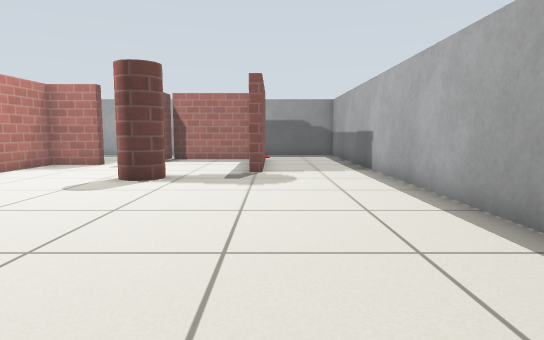
[1] (above)

19 first-person views from a walk through a world built for the Gazebo simulator. The camera is 0.61 m above the floor, tilts 6° down and sees 75° across. The floor is counted in squares, 0.5 m on a side. Each view is taken from the middle of a square. On the plan, view 1 faces up. The plan holds only what a view shows up to about 14 squares ahead; the rest is blank. Simple patterns stand in for the simulator's built-in surfaces.

[2]
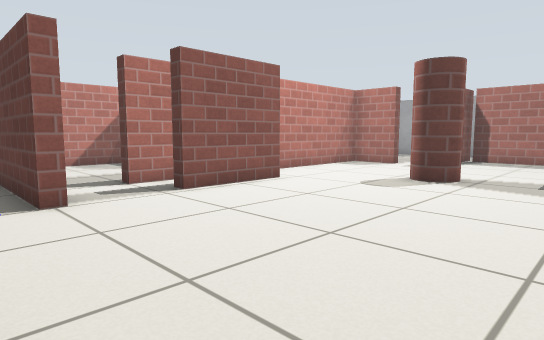

[3]
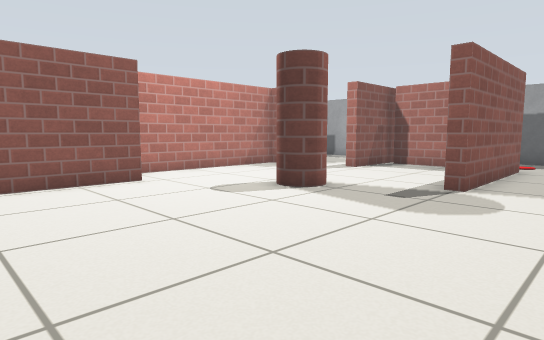

[4]
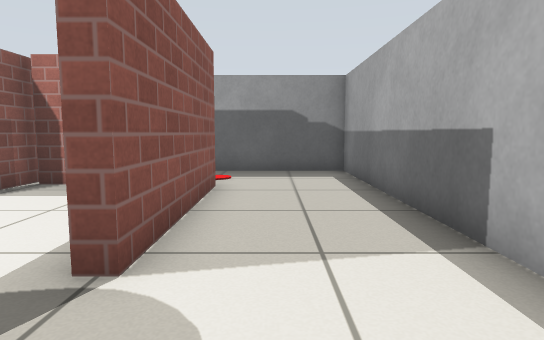

[5]
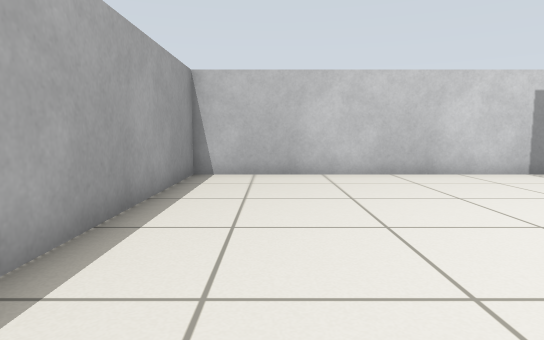

[6]
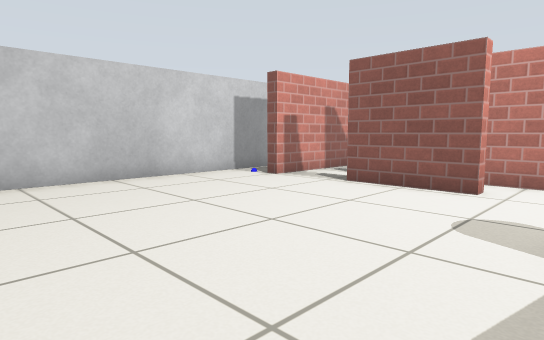

[7]
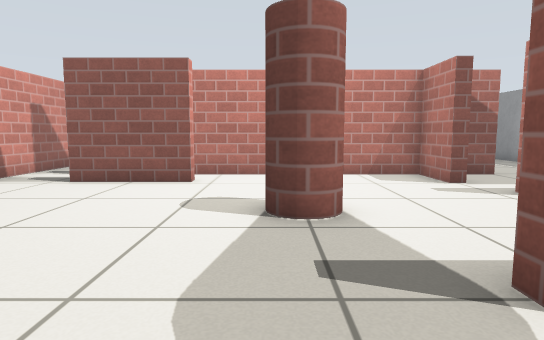

[8]
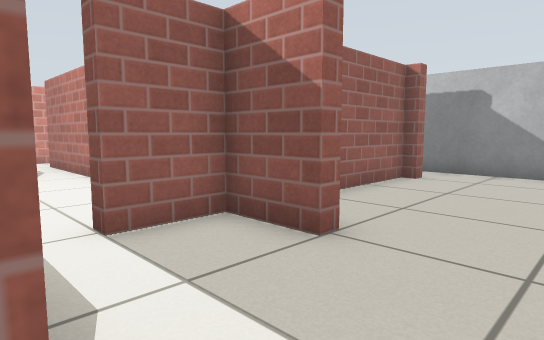

[9]
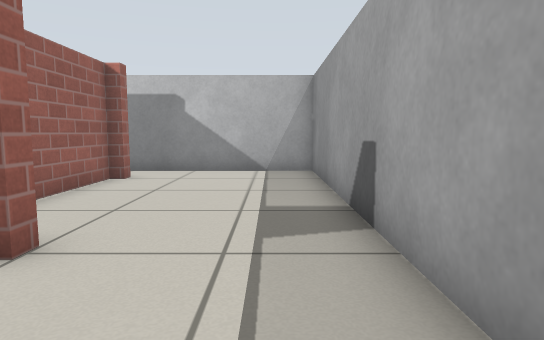

[10]
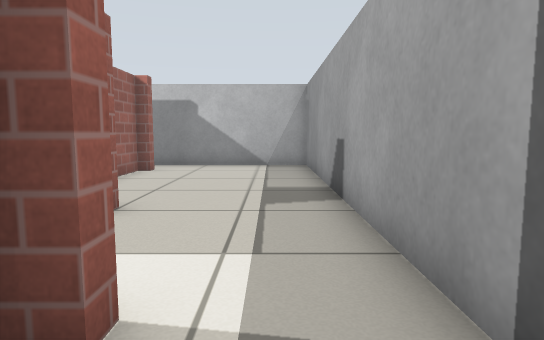

[11]
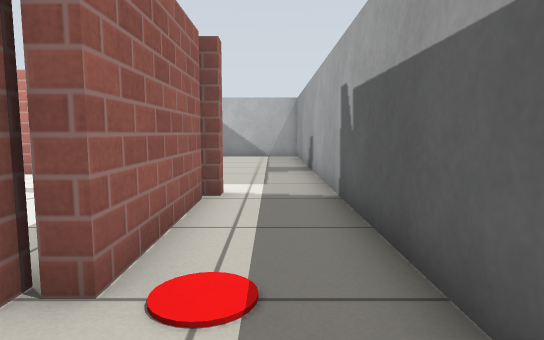

[12]
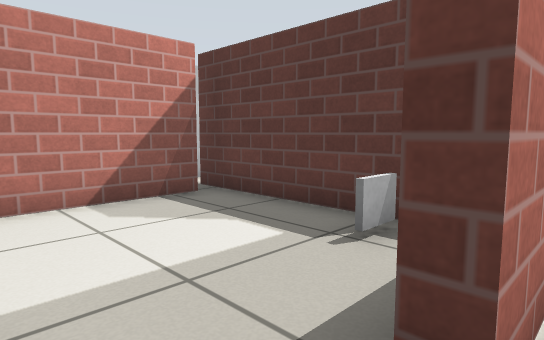

[13]
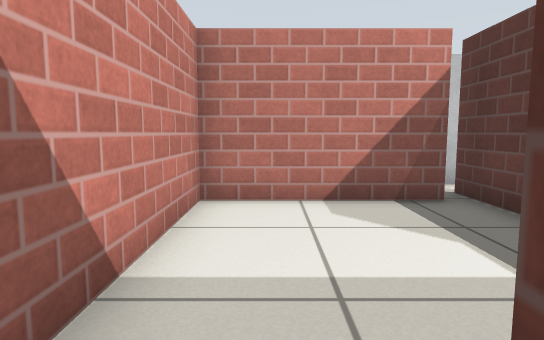

[14]
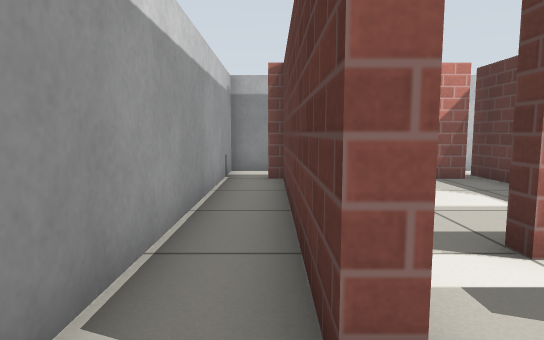

[15]
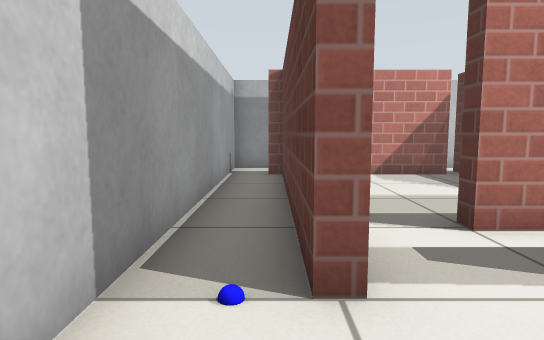

[16]
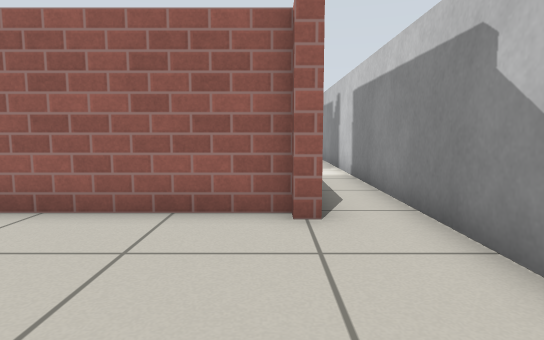

[17]
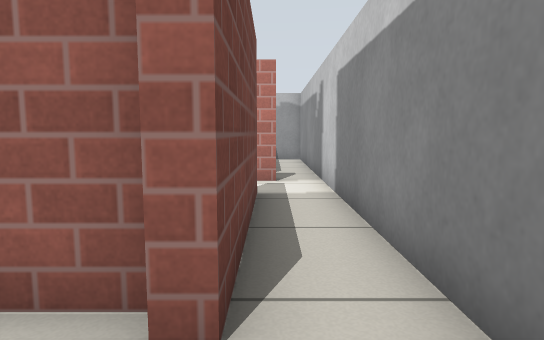

[18]
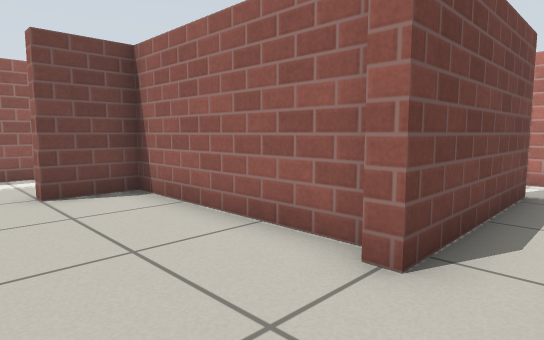

[19]
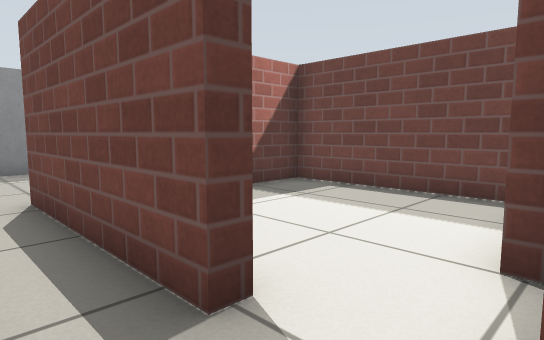

### Floor plan
Ten units are one square. View 1 is at (0, 0); x grows to the right and y downward. Boxes are objects, and circles mark ways between rooms. Rooms are numbered by the first view taken in them; rooms with no view inside come last. Other rooms are left out.
<svg viewBox="-168 -198 206 206">
<path fill="none" stroke="#000" d="M-71 -71 -67 -71 -67 -40 -71 -40M-65 -137 -65 -133 -83 -133 -83 -35M-3 -161 -3 -109 -8 -109M-21 -163 -45 -163M-5 -167 -5 -162M-84 -17 -65 -17 -65 -13M-64 3 33 3 33 -193 6 -193M-48 -170 -48 -140 -52 -140M-52 -170 -48 -170M-52 -149 -52 -156M-45 -167 -5 -167M-147 -141 -143 -141 -143 -137 -87 -137 -87 -155 -83 -155 -83 -137 -65 -137M6 -193 -163 -193 -163 -146M-151 -71 -144 -71M-142 -89 -147 -89 -147 -141M-163 -146 -163 3 -64 3M-65 -13 -140 -13M-143 -61 -143 -17 -84 -17M-101 -67 -151 -67M-83 -35 -88 -35M-87 -84 -87 -133 -104 -133"/>
<rect x="-45" y="-105" width="20" height="20" fill="#bbb"><title>pillar</title></rect>
<rect x="-105" y="-65" width="10" height="10" fill="#bbb"><title>sign</title></rect>
<circle cx="-60" cy="-145" r="3" fill="#2a7"/>
<circle cx="-7" cy="-180" r="3" fill="#2a7"/>
<circle cx="-70" cy="0" r="3" fill="#2a7"/>
<circle cx="-90" cy="-25" r="3" fill="#2a7"/>
<circle cx="-160" cy="-140" r="3" fill="#2a7"/>
<circle cx="-150" cy="-80" r="3" fill="#2a7"/>
<text x="-20" y="-80">1</text>
<text x="-90" y="-170">2</text>
<text x="-160" y="-50">3</text>
<text x="-120" y="-40">4</text>
<text x="-120" y="-100">5</text>
</svg>
Room 1 opens to room 2. Room 1 opens to room 3. Room 1 opens to room 4. Room 2 opens to room 3. Room 3 opens to room 5.

Where each view was taken, in squares from view 1:
view 1: 0 up, 0 right, facing up
view 2: 0 up, 0 right, facing up-left
view 3: 3 up, 2 right, facing up-left
view 4: 8 up, 1 right, facing up
view 5: 10 up, 1 right, facing down
view 6: 9 up, 1 right, facing down-left
view 7: 9 up, 2 right, facing left
view 8: 18 up, 5 left, facing down-left
view 9: 18 up, 5 left, facing left
view 10: 18 up, 3 left, facing left
view 11: 18 up, 2 right, facing left
view 12: 2 up, 8 left, facing up-left
view 13: 3 up, 8 left, facing left
view 14: 1 up, 5 left, facing left
view 15: 1 up, 4 left, facing left
view 16: 19 up, 14 left, facing down
view 17: 16 up, 15 left, facing down
view 18: 17 up, 16 left, facing down-right
view 19: 7 up, 16 left, facing up-right
